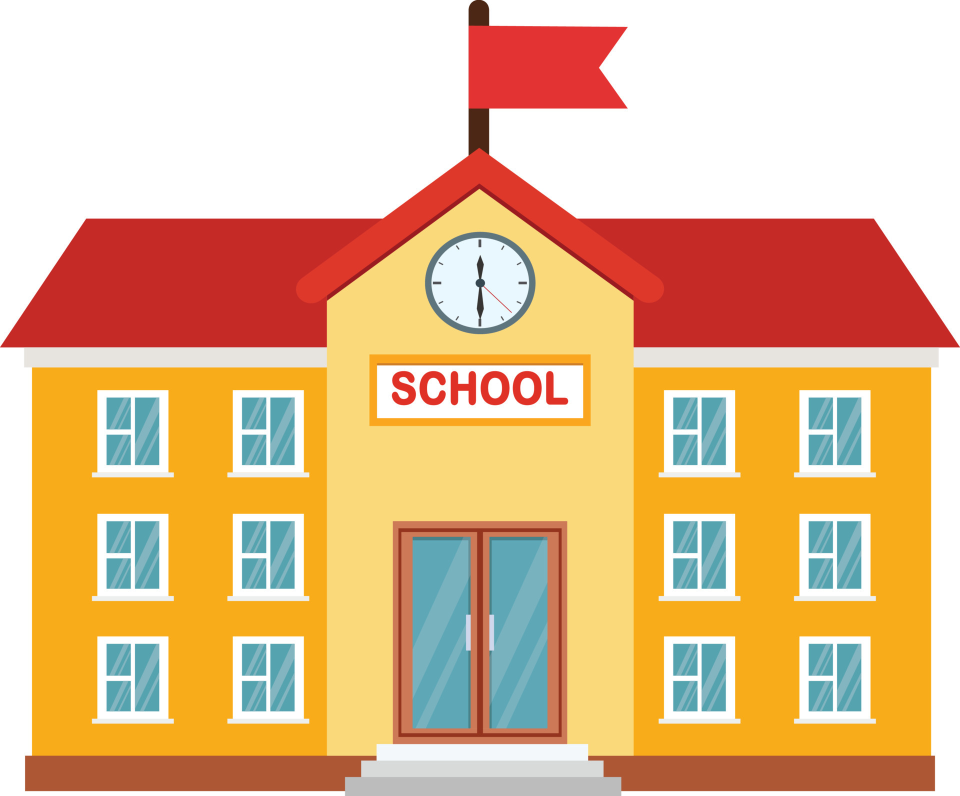
#> input picture 8th_bruteforce/high-school.jpg, 1920 x 1591 px (shown at 1/2 size)
$ python 8_brute-force.py
#> lines starting #> are read from the running program, lines starting #| are printed output that depends on the picture
import numpy as np
import cv2

img1 = cv2.imread('high-school.jpg')
#> img1 is the input picture: shape (1591, 1920, 3); mean B, G, R 144.2, 187.4, 227.7
img2 = cv2.imread('school.jpg')
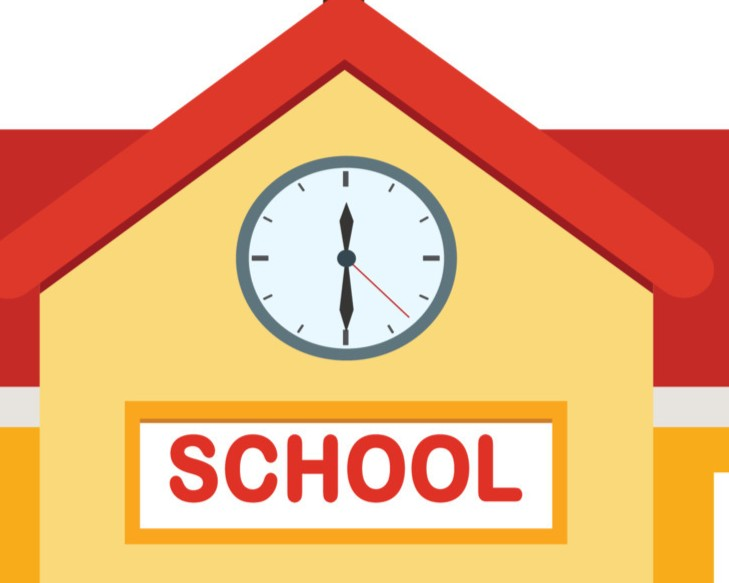
#> input picture 8th_bruteforce/school.jpg, 729 x 583 px
#> img2 is the input picture: shape (583, 729, 3); mean B, G, R 134.6, 181, 236.1

# Convert it to grayscale
img1_bw = cv2.cvtColor(img1,cv2.COLOR_BGR2GRAY)
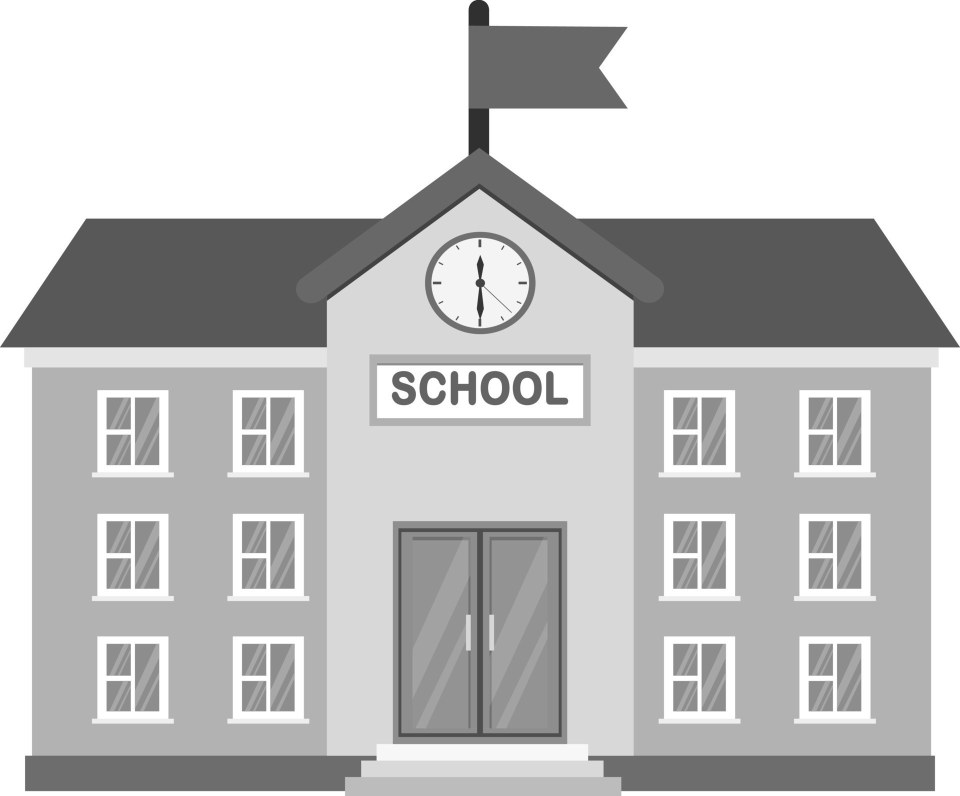
#> img1_bw: shape (1591, 1920) (shown at 1/2 size); min 35, max 255, mean 194.5
img2_bw = cv2.cvtColor(img2, cv2.COLOR_BGR2GRAY)
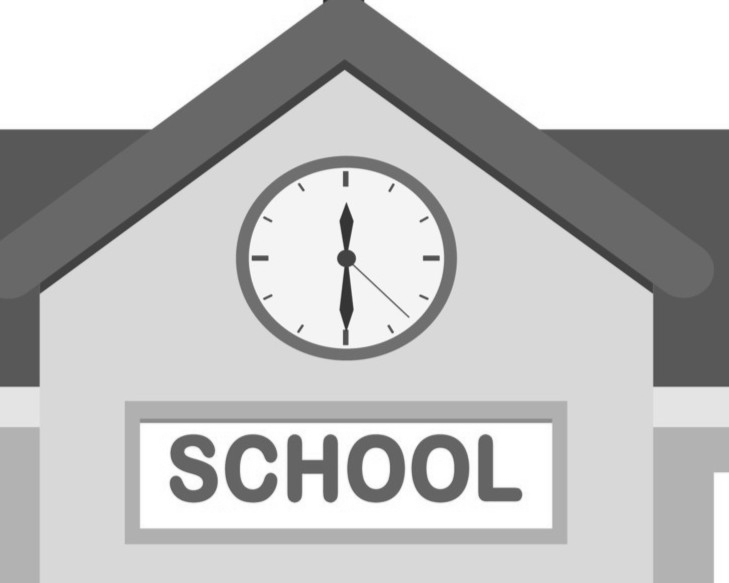
#> img2_bw: shape (583, 729); min 39, max 255, mean 192.2

orb = cv2.ORB_create()

queryKeypoints, queryDescriptors = orb.detectAndCompute(img1_bw,None)
#> queryKeypoints = 500 keypoints; strongest (x, y, size): (866, 565, 31), (965, 574, 31), (960, 652, 37.2), (959, 651, 44.6)
trainKeypoints, trainDescriptors = orb.detectAndCompute(img2_bw,None)
#> trainKeypoints = 500 keypoints; strongest (x, y, size): (252, 258, 31), (344, 172, 37.2), (344, 343, 44.6), (351, 267, 31)

matcher = cv2.BFMatcher()
matches = matcher.match(queryDescriptors,trainDescriptors)
#> matches = 500 matches
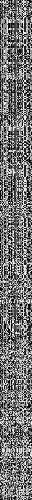
#> queryDescriptors: shape (500, 32); min 0, max 255, mean 115

img = cv2.drawMatches(img1, queryKeypoints,
img2, trainKeypoints, matches[:20],None)
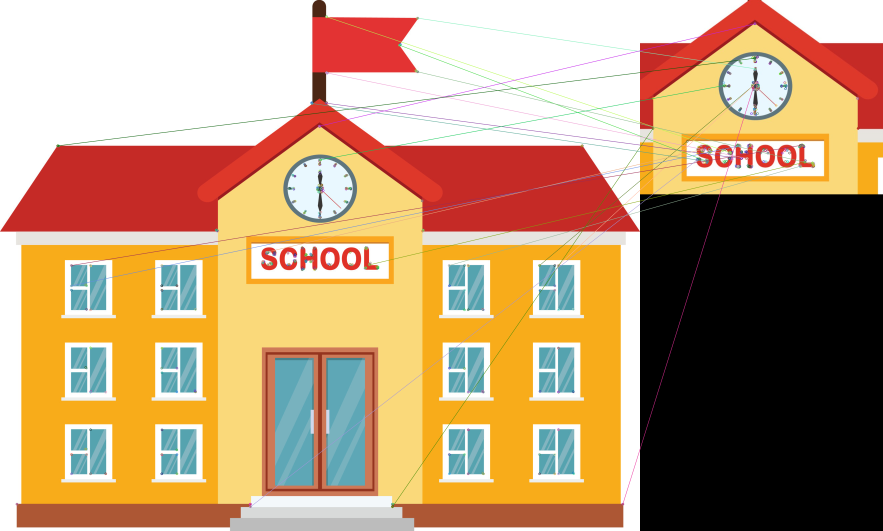
#> img: shape (1591, 2649, 3) (shown at 1/3 size); mean B, G, R 117.7, 153.5, 187.8

img = cv2.resize(img, (1000,650))
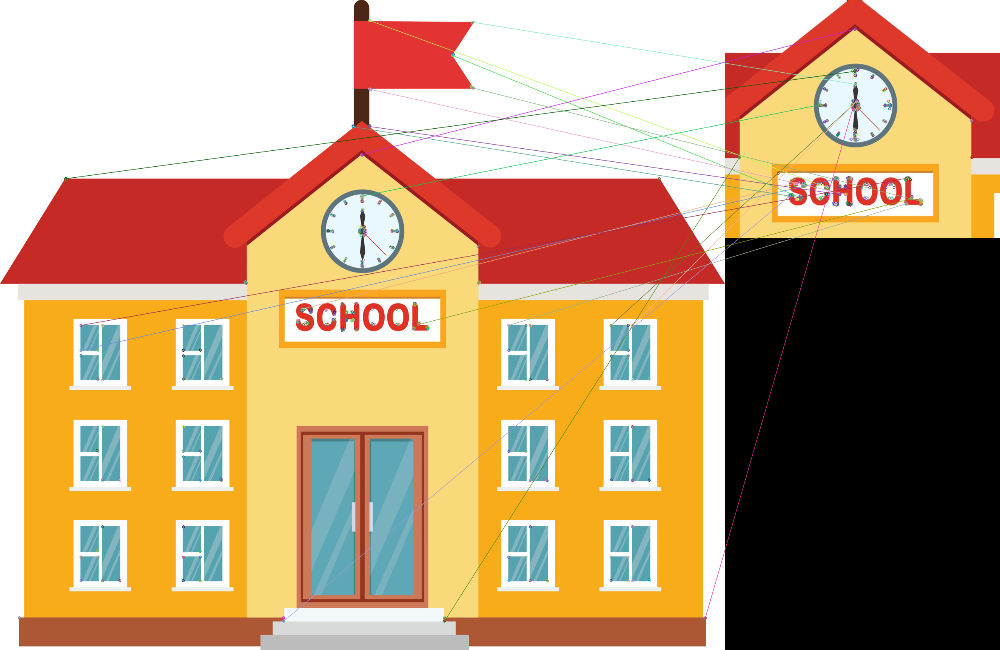
#> img: shape (650, 1000, 3); mean B, G, R 117.6, 153.5, 187.9

cv2.imshow("Feature Match", img)
